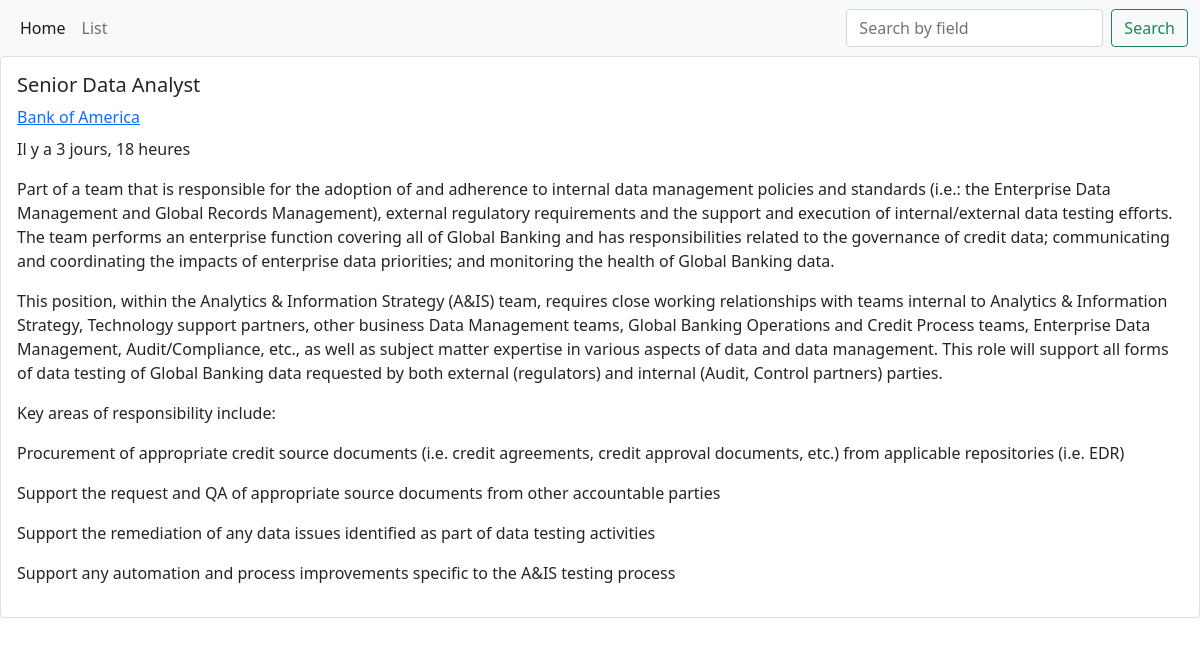
The app's page /senior-data-analyst/ with its own data.
### jobportal/models.py (models this page shows, shortened)
class JobInformation(models.Model):
    title           = models.CharField(max_length=100, null=False)
    description     = models.TextField(null=False, blank=True)
    published_date  = models.DateTimeField(auto_now_add=True)
    salary          = models.CharField(max_length=100, null=False)
    company         = models.ForeignKey(Company, on_delete = models.CASCADE)
    contract_type_choices  = [
      ('Permanent contract','permanent contract'),
      ('Fixed-term contract','fixed-term contract'),]
    contract_type   = models.CharField(max_length=100, choices=contract_type_choices)
    is_published    = models.BooleanField(default=False)
    slug            = models.SlugField(unique = True)

class Company(models.Model):
    name            = models.CharField(max_length=100, null=False)
    activity        = models.CharField(max_length=20, null=False)
    size_choices  = [
      ('Less than 6 employees','less than 6 employees'),
      ('Between 6 and 49 employees','between 6 and 49 employees'),
      ('Between 50 and 199 employees','between 50 and 199 employees'),
      ('More than 200 employees','more than 200 employees'),]
    size            = models.CharField(max_length=100, choices=size_choices)
    infos           = models.TextField(null=False, blank=True)
    website         = models.CharField(max_length=100, null=False, blank=True)
    headquarters    = models.ForeignKey(CompanyAddress, on_delete = models.CASCADE)
    slug            = models.SlugField(unique = True)
    def get_absolute_url(self):
        return reverse('company_detail', kwargs={'slug':self.slug})

### jobportal/views.py (the view)
# urls.py: path('<slug:slug>/', views.job_detail, name ='job_detail'),
def job_detail(request, slug):
    jobs = get_object_or_404(JobInformation, slug=slug)
    context = {'jobs': jobs}
    return render(request, 'job_detail.html', context)

### jobportal/templates/job_detail.html (shortened to what this page needs)
<!DOCTYPE html>
{% extends 'base.html' %}
{% load static %}
   <body> {% block content %}
        <div class="card" >
            <div class="card-body">
                <h5 class="card-title">{{ jobs.title }}</h5>
				<p class="card-title"><a href="{{ jobs.company.get_absolute_url }}">{{ jobs.company.name }}</a></p>
				<p class="card-text">Il y a {{ jobs.published_date|timesince }}</p>
				<p class="card-text">{{ jobs.description|safe }}</p>
            </div>
        </div>
   </body> {% endblock %}

### records on screen
JobInformation: title "Senior Data Analyst", company.name "Bank of America", published_date "3 jours, 18 heures", description "Part of a team that is responsible for the adoption of and adherence to internal data management policies and standards (i.e.: the Enterprise Data Management and Global Records Management), external regulatory requirements and the support and execution of internal/external data testing efforts. The team performs an enterprise function covering all of Global Banking and has responsibilities related to the governance of credit data; communicating and coordinating the impacts of enterprise data priorities; and monitoring the health of Global Banking data. This position, within the Analytics & Information Strategy (A&IS) team, requires close working relationships with teams internal to…"
